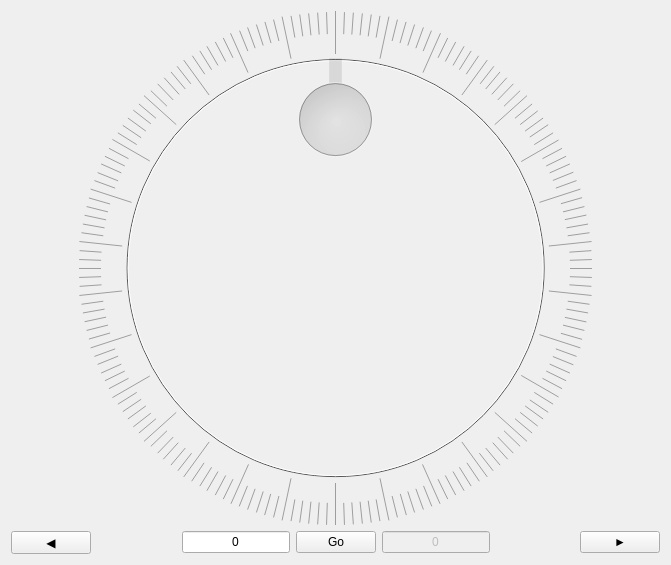
<?xml version="1.0" encoding="UTF-8"?>
<ui version="4.0">
 <class>Form</class>
 <widget class="QWidget" name="Form">
  <property name="geometry">
   <rect>
    <x>0</x>
    <y>0</y>
    <width>671</width>
    <height>565</height>
   </rect>
  </property>
  <property name="windowTitle">
   <string>Form</string>
  </property>
  <layout class="QVBoxLayout" name="verticalLayout_2">
   <item>
    <layout class="QVBoxLayout" name="verticalLayout" stretch="5,1">
     <item>
      <widget class="QDial" name="dial">
       <property name="enabled">
        <bool>false</bool>
       </property>
       <property name="focusPolicy">
        <enum>Qt::ClickFocus</enum>
       </property>
       <property name="minimum">
        <number>-180</number>
       </property>
       <property name="maximum">
        <number>180</number>
       </property>
       <property name="pageStep">
        <number>12</number>
       </property>
       <property name="value">
        <number>0</number>
       </property>
       <property name="sliderPosition">
        <number>0</number>
       </property>
       <property name="tracking">
        <bool>true</bool>
       </property>
       <property name="orientation">
        <enum>Qt::Vertical</enum>
       </property>
       <property name="invertedAppearance">
        <bool>false</bool>
       </property>
       <property name="invertedControls">
        <bool>true</bool>
       </property>
       <property name="wrapping">
        <bool>true</bool>
       </property>
       <property name="notchesVisible">
        <bool>true</bool>
       </property>
      </widget>
     </item>
     <item>
      <layout class="QHBoxLayout" name="horizontalLayout">
       <item>
        <widget class="QPushButton" name="PreviousBTN">
         <property name="text">
          <string>◀︎</string>
         </property>
        </widget>
       </item>
       <item>
        <spacer name="horizontalSpacer">
         <property name="orientation">
          <enum>Qt::Horizontal</enum>
         </property>
         <property name="sizeHint" stdset="0">
          <size>
           <width>40</width>
           <height>20</height>
          </size>
         </property>
        </spacer>
       </item>
       <item>
        <widget class="QLineEdit" name="Position">
         <property name="text">
          <string>0</string>
         </property>
         <property name="alignment">
          <set>Qt::AlignCenter</set>
         </property>
        </widget>
       </item>
       <item>
        <widget class="QPushButton" name="btn_enter">
         <property name="text">
          <string>Go</string>
         </property>
        </widget>
       </item>
       <item>
        <widget class="QLineEdit" name="FeedBackAngle">
         <property name="enabled">
          <bool>false</bool>
         </property>
         <property name="text">
          <string>0</string>
         </property>
         <property name="alignment">
          <set>Qt::AlignCenter</set>
         </property>
        </widget>
       </item>
       <item>
        <spacer name="horizontalSpacer_2">
         <property name="orientation">
          <enum>Qt::Horizontal</enum>
         </property>
         <property name="sizeHint" stdset="0">
          <size>
           <width>40</width>
           <height>20</height>
          </size>
         </property>
        </spacer>
       </item>
       <item>
        <widget class="QPushButton" name="NextBTN">
         <property name="text">
          <string>►</string>
         </property>
        </widget>
       </item>
      </layout>
     </item>
    </layout>
   </item>
  </layout>
 </widget>
 <resources/>
 <connections/>
</ui>
